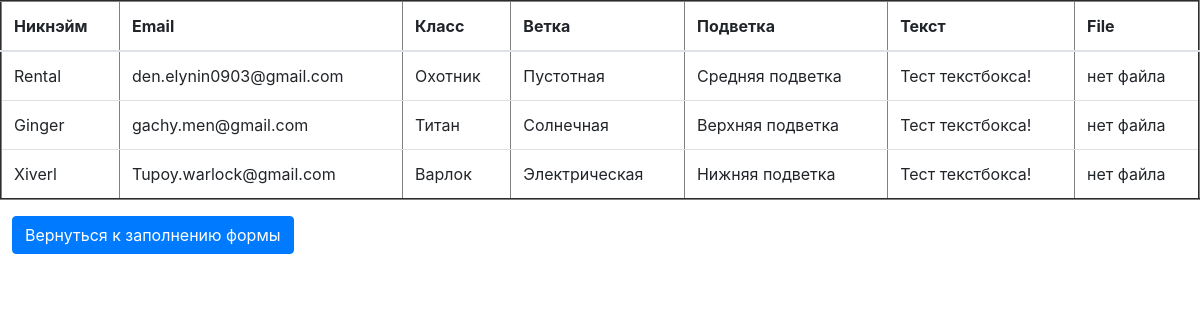
The app's page /site1/home.php with its own data.
### tables this page shows
CREATE TABLE `guardian` (
  `nickname` text NOT NULL,
  `email` text NOT NULL,
  `class` text NOT NULL,
  `vetka` text NOT NULL,
  `podvetka` text NOT NULL,
  `text` text NOT NULL,
  `file` text DEFAULT NULL
);

### site1/home.php (the view, shortened to what this page needs)
<!DOCTYPE html>
<html>
<head>
<link rel="stylesheet" href="css/bootstrap.css">
<link rel="stylesheet" type="text/css" href="css/style.css">
</head>
<body>
<table class="table" border="2">
<thead>
<tr>
<th scope="col">Никнэйм</th>
<th scope="col">Email</th>
<th scope="col">Класс</th>
<th scope="col">Ветка</th>
<th scope="col">Подветка</th>
<th scope="col">Текст</th>
<th scope="col">File</th>
</tr>
</thead>
<tbody>
<?php
$link = mysqli_connect("localhost", "site1", "oIL6HgflqmZdowIX", "site1")
or die("Ошибка " . mysqli_error($link));
$query ="SELECT * FROM guardian";
$results = mysqli_query($link, $query) or die("Ошибка " . mysqli_error($link));
if($results)
{
$rows = mysqli_num_rows($results);
for ($i = 0 ; $i < $rows ; ++$i)
{
$row = mysqli_fetch_row($results);
echo "<tr>";
for ($j = 0 ; $j < 7 ; ++$j) echo "<td>$row[$j]</td>";
echo "</tr>";
}
echo "</table>";
}
?>
<form class="button" action="index.php">
<button type="submit" class="btn btn-primary">Вернуться к заполнению формы</button>
</form>
</body>
</html>

### site1/home.php (style rules this page uses)
button { margin-left: 1%; }

### records on screen
guardian: nickname "Rental", email "den.elynin0903@gmail.com", class "Охотник", vetka "Пустотная", podvetka "Средняя подветка", text "Тест текстбокса!", file "нет файла"
guardian: nickname "Ginger", email "gachy.men@gmail.com", class "Титан", vetka "Солнечная", podvetka "Верхняя подветка", text "Тест текстбокса!", file "нет файла"
guardian: nickname "Xiverl", email "Tupoy.warlock@gmail.com", class "Варлок", vetka "Электрическая", podvetka "Нижняя подветка", text "Тест текстбокса!", file "нет файла"
